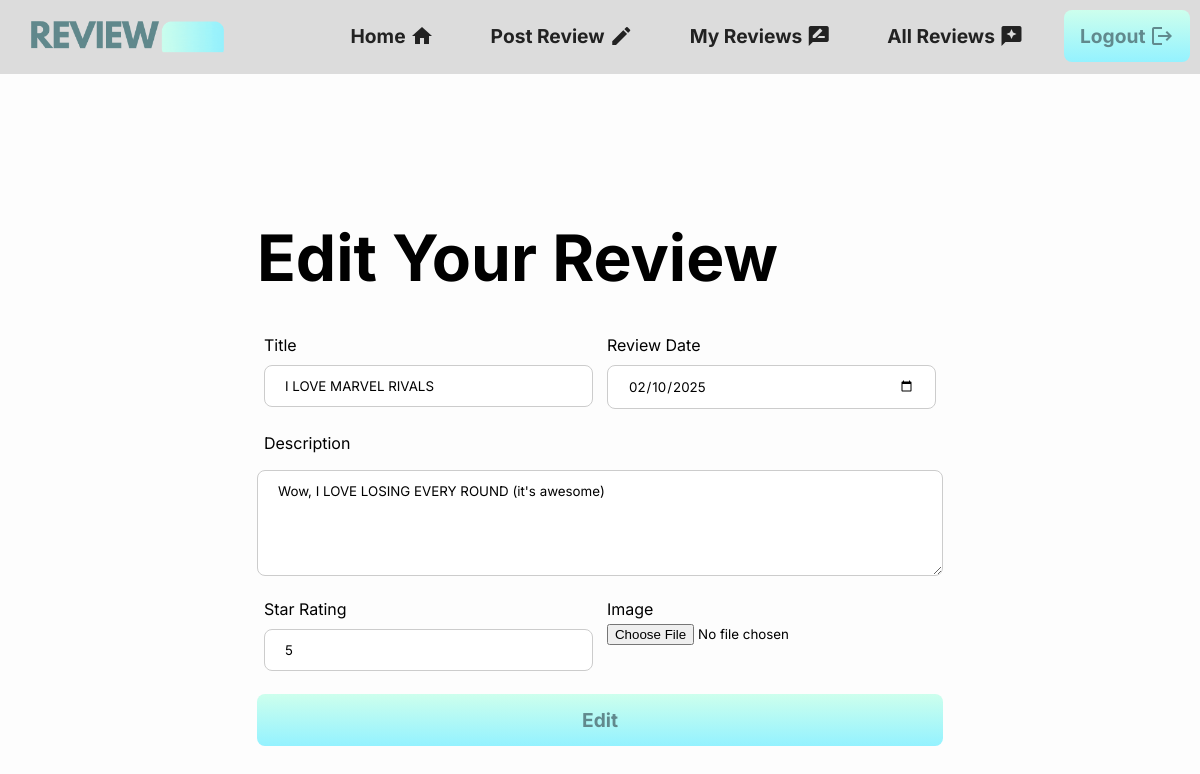
The page /29/edit (signed in) on the database as committed earlier.
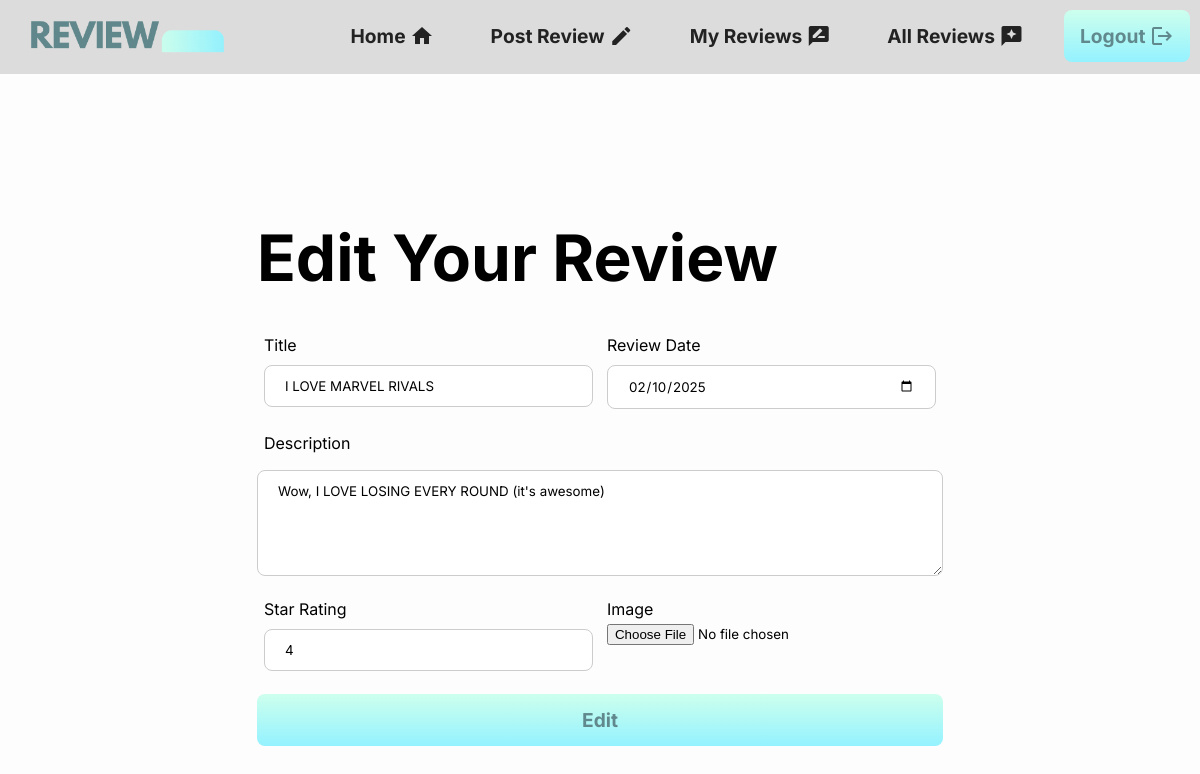
The same page on the database as committed later.
### tables this page shows
CREATE TABLE "Reviews"(id INTEGER PRIMARY KEY AUTOINCREMENT,
                     title TEXT NOT NULL,
                     reviewDate TEXT NOT NULL,
                     reviewerName TEXT NOT NULL,
                     rating INTEGER NOT NULL,
                     reviewText TEXT NOT NULL UNIQUE, 
                     reviewImage BLOB );

### main.py (the view, shortened to what this page needs)
@app.route("/<int:id>/edit", methods=["GET", "POST"])
def edit(id):
    reviewData = getSingleReview(id)
    try:
        if session.get('username') not in reviewData: # Allows access if logged in
                return redirect("/")
    except:
        return redirect("/")
    return render_template("edit.html", review=reviewData) # Renders the page and sets the review data to a useable variable

### db.py (called while the page is built)
def getDB():
    db = sqlite3.connect(".database/reviewos.db")
    db.row_factory = sqlite3.Row
    return db

def getSingleReview(id):
    db = getDB()
    review = db.execute("SELECT * FROM Reviews WHERE id=?", (id,)).fetchone()
    db.close()
    return review

### templates/edit.html
{% extends "base.html" %}
{% block content %}
<div class="container">
    <h1>Edit Your Review</h1>
    <form method="POST" enctype="multipart/form-data">
        <div class="form-row">
            <div class="form-group">
                <label>Title</label>
                <input type="text" name="title" id="title" placeholder="The review title..." value="{{ request.form['title'] or review['title'] }}">
            </div>
            <div class="form-group">
                <label>Review Date</label>
                <input type="date" name="date" id="date" value="{{ request.form['date'] or review['reviewDate'] }}">
            </div>
        </div>
        <div class="form-group">
            <label>Description</label>
        </div>
        <textarea rows="5" type="text" name="description" id="description" placeholder="A short overview of your thoughts on the game...">{{ request.form['description'] or review['reviewText'] }}</textarea>
        <div class="form-row">
            <div class="form-group">
                <label>Star Rating</label>
            <input type="text" name="rating" id="rating" placeholder="1-5..." value="{{ request.form['rating'] or review['rating'] }}">
            </div>
            <div class="form-group">
                <label>Image</label>
                <input type="file" name="image" id="image" placeholder="Supported file formats only..."  accept=".png, .jpg, .jpeg">
            </div>
        </div>
        <input type="submit" value="Edit">
    </form>
</div>
{% endblock %}

Rows that differ between the two databases and show on the page:
changed Reviews "I LOVE MARVEL RIVALS": rating "5" → "4"
